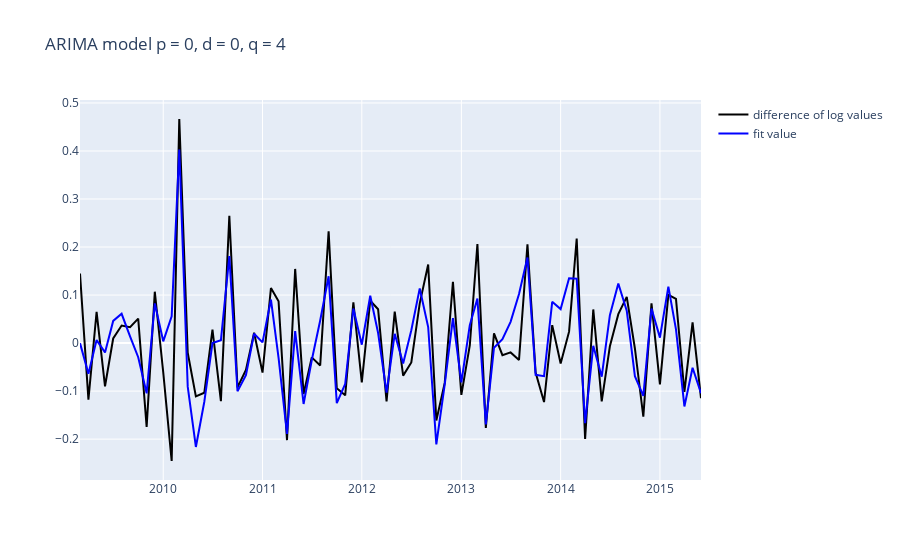

This figure's notebook cell:
### Markdown cell above
<h3>2. Moving Average (MA) model</h3>

### Code cell
model(fare_diff,0,0,4)
